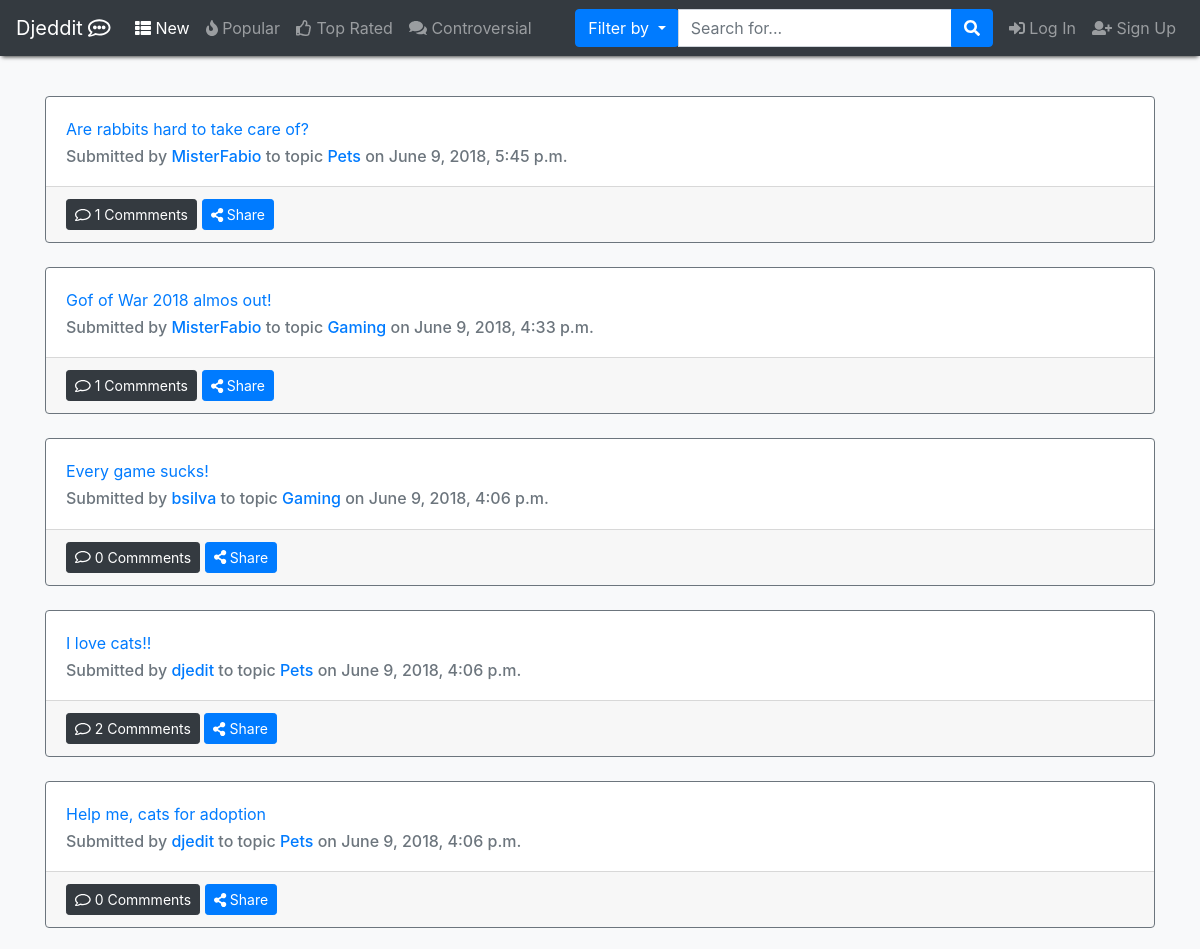
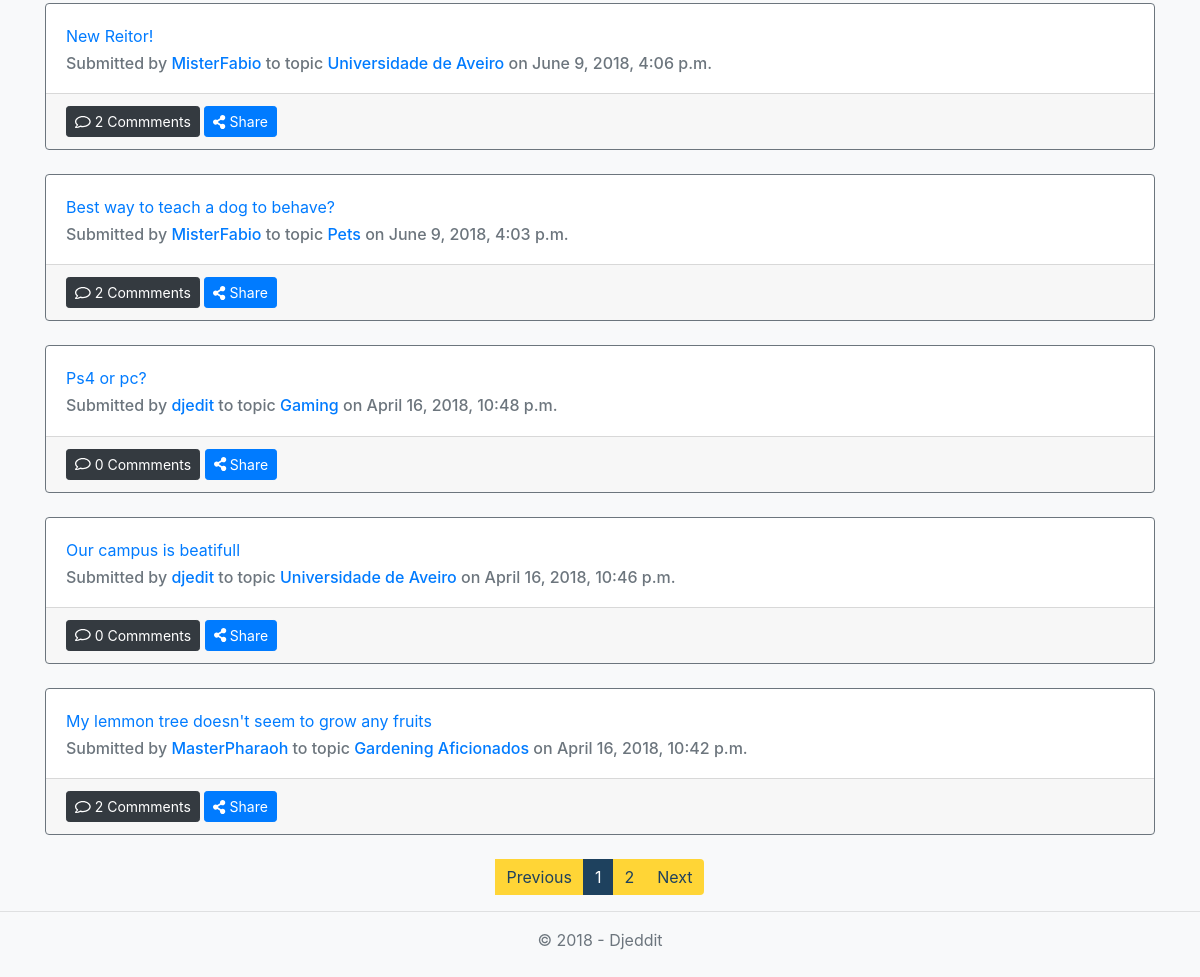
The page / on the database its author committed (2 pictures, top to bottom).
### app/models.py (models this page shows, shortened)
class Post(models.Model):
    topic = models.ForeignKey(Topic, on_delete=models.CASCADE)
    title = models.CharField(max_length=120, blank=False)  # campo obrigatório
    content = models.CharField(max_length=100000, blank=False)
    clicks = models.IntegerField(blank=False, default=0)
    userUpVotesPost = models.ManyToManyField(Profile, related_name='post_user_up', blank=True)
    userDownVotesPost = models.ManyToManyField(Profile, related_name='post_user_down', blank=True)
    userSaved = models.ManyToManyField(Profile, blank=True, related_name='user_post_saved')
    userHidden = models.ManyToManyField(Profile, blank=True, related_name='user_post_hidden')
    date = models.DateTimeField(auto_now=True)
    userOP = models.ForeignKey(User, on_delete=models.CASCADE)
    nComments = models.IntegerField(default=0, validators=[MinValueValidator(0)])

class Topic(models.Model):
    name = models.CharField(max_length=80, blank=False, primary_key=True)
    rules = models.CharField(max_length=500)
    description = models.CharField(max_length=300, blank=False)
    userCreator = models.ForeignKey(User, on_delete=models.CASCADE)
    creation_date = models.DateField(blank=False, default=datetime.now)

### app/views.py (the view)
# urls.py: path('', views.mainPage, name="home"),
def mainPage(request):
    posts = Post.objects.order_by("-date")
    pages = pagination(request, posts, num=10)
    tparams = {
        'items': pages[0],
        'page_range': pages[1],
        'year': datetime.now().year,
        "nbar": "New"
    }
    return render(request, "home.html", tparams)

### Djeedit/config.py (called while the page is built)
def pagination(request, data, num=10):
    paginator = Paginator(data, num)
    page = request.GET.get('page')
    try:
        items = paginator.page(page)
    except PageNotAnInteger:
        items = paginator.page(1)
    except EmptyPage:
        items = paginator.page(paginator.num_pages)
    index = items.number - 1
    max_index = len(paginator.page_range)
    start_index = index - 5 if index >= 5 else 0
    end_index = index + 5 if index <= max_index - 5 else max_index
    page_range = paginator.page_range[start_index:end_index]
    return items, page_range

### templates/home.html (shortened to what this page needs)
{% extends 'layout.html' %}
{% block content %}
    {% for p in items %}
        {% include "post_preview.html" with post=p%}
        <br>
    {% endfor %}
    {% include 'pagination.html' %}
{% endblock %}

### templates/post_preview.html (shortened to what this page needs)
<div class="card border-secondary" id="post_n_{{ post.id }}"
        {% if request.user.profile in post.userHidden.all %} {% ifnotequal sidebar 'user_posts_hidden'  %} hidden  {% endifnotequal %}{% endif %}>
    <div class="card-body">
        <div class="card-title"><a href="{% url "post" topicName=post.topic.name postID=post.id %}">{{ post.title }}</a> </div>
        <h6 class="card-subtitle text-muted">Submitted by <a href="{% url "user" username=post.userOP.username %}">{{ post.userOP.username }}<a/>
            to topic <a href="{% url "topic"  topicName=post.topic.name %}"> {{ post.topic.name }} <a/> on {{ post.date }}</h6>
    </div>
    <div class="card-footer">
            <button href="#" class="btn btn-sm btn-dark"><i class="far fa-comment"></i> {{ post.nComments }} Commments
            </button>
            <button class="btn btn-sm btn-primary" type="button" data-toggle="collapse" data-target="#coll{{ post.id }}"
                    aria-expanded="false" aria-controls="collapseExample">
                <i class="fas fa-share-alt"></i> Share
            </button>
            {% load social_share %}
    </div>
</div>

### rows shown on the page
Post: title "Are rabbits hard to take care of?", userOP.username "MisterFabio", topic.name "Pets", date "June 9, 2018, 5:45 p.m.", nComments "1"
Post: title "Gof of War 2018 almos out!", userOP.username "MisterFabio", topic.name "Gaming", date "June 9, 2018, 4:33 p.m.", nComments "1"
Post: title "Every game sucks!", userOP.username "bsilva", topic.name "Gaming", date "June 9, 2018, 4:06 p.m.", nComments "0"
Post: title "I love cats!!", userOP.username "djedit", topic.name "Pets", date "June 9, 2018, 4:06 p.m.", nComments "2"
Post: title "Help me, cats for adoption", userOP.username "djedit", topic.name "Pets", date "June 9, 2018, 4:06 p.m.", nComments "0"
Post: title "New Reitor!", userOP.username "MisterFabio", topic.name "Universidade de Aveiro", date "June 9, 2018, 4:06 p.m.", nComments "2"
Post: title "Best way to teach a dog to behave?", userOP.username "MisterFabio", topic.name "Pets", date "June 9, 2018, 4:03 p.m.", nComments "2"
Post: title "Ps4 or pc?", userOP.username "djedit", topic.name "Gaming", date "April 16, 2018, 10:48 p.m.", nComments "0"
Post: title "Our campus is beatifull", userOP.username "djedit", topic.name "Universidade de Aveiro", date "April 16, 2018, 10:46 p.m.", nComments "0"
Post: title "My lemmon tree doesn't seem to grow any fruits", userOP.username "MasterPharaoh", topic.name "Gardening Aficionados", date "April 16, 2018, 10:42 p.m.", nComments "2"

### other values the page prints
{{ i }} "1"
{{ i }} "2"
